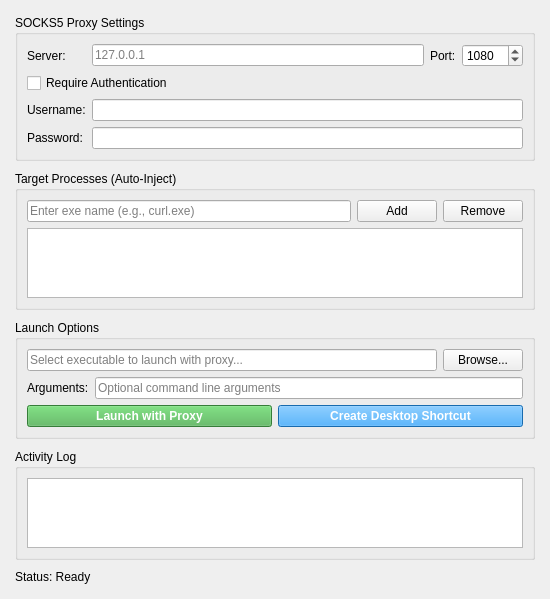
<?xml version="1.0" encoding="UTF-8"?>
<ui version="4.0">
 <class>MainWindow</class>
 <widget class="QMainWindow" name="MainWindow">
  <property name="geometry">
   <rect>
    <x>0</x>
    <y>0</y>
    <width>550</width>
    <height>500</height>
   </rect>
  </property>
  <property name="windowTitle">
   <string>OpenProxifier</string>
  </property>
  <widget class="QWidget" name="centralwidget">
   <layout class="QVBoxLayout" name="verticalLayout">
    <property name="margin">
     <number>15</number>
    </property>
    <property name="spacing">
     <number>10</number>
    </property>
    <item>
     <widget class="QGroupBox" name="proxyGroup">
      <property name="title">
       <string>SOCKS5 Proxy Settings</string>
      </property>
      <layout class="QFormLayout" name="formLayout">
       <item row="0" column="0">
        <widget class="QLabel" name="hostLabel">
         <property name="text">
          <string>Server:</string>
         </property>
        </widget>
       </item>
       <item row="0" column="1">
        <layout class="QHBoxLayout" name="hostLayout">
         <item>
          <widget class="QLineEdit" name="proxyHostEdit">
           <property name="placeholderText">
            <string>127.0.0.1</string>
           </property>
          </widget>
         </item>
         <item>
          <widget class="QLabel" name="portLabel">
           <property name="text">
            <string>Port:</string>
           </property>
          </widget>
         </item>
         <item>
          <widget class="QSpinBox" name="proxyPortSpin">
           <property name="minimum">
            <number>1</number>
           </property>
           <property name="maximum">
            <number>65535</number>
           </property>
           <property name="value">
            <number>1080</number>
           </property>
          </widget>
         </item>
        </layout>
       </item>
       <item row="1" column="0" colspan="2">
        <widget class="QCheckBox" name="authCheckBox">
         <property name="text">
          <string>Require Authentication</string>
         </property>
        </widget>
       </item>
       <item row="2" column="0">
        <widget class="QLabel" name="userLabel">
         <property name="text">
          <string>Username:</string>
         </property>
        </widget>
       </item>
       <item row="2" column="1">
        <widget class="QLineEdit" name="usernameEdit"/>
       </item>
       <item row="3" column="0">
        <widget class="QLabel" name="passLabel">
         <property name="text">
          <string>Password:</string>
         </property>
        </widget>
       </item>
       <item row="3" column="1">
        <widget class="QLineEdit" name="passwordEdit">
         <property name="echoMode">
          <enum>QLineEdit::Password</enum>
         </property>
        </widget>
       </item>
      </layout>
     </widget>
    </item>
    <item>
     <widget class="QGroupBox" name="targetGroup">
      <property name="title">
       <string>Target Processes (Auto-Inject)</string>
      </property>
      <layout class="QVBoxLayout" name="targetLayout">
       <item>
        <layout class="QHBoxLayout" name="addExeLayout">
         <item>
          <widget class="QLineEdit" name="exeNameEdit">
           <property name="placeholderText">
            <string>Enter exe name (e.g., curl.exe)</string>
           </property>
          </widget>
         </item>
         <item>
          <widget class="QPushButton" name="addExeButton">
           <property name="text">
            <string>Add</string>
           </property>
          </widget>
         </item>
         <item>
          <widget class="QPushButton" name="removeExeButton">
           <property name="text">
            <string>Remove</string>
           </property>
          </widget>
         </item>
        </layout>
       </item>
       <item>
        <widget class="QListWidget" name="exeListWidget">
         <property name="minimumHeight">
          <number>80</number>
         </property>
        </widget>
       </item>
      </layout>
     </widget>
    </item>
    <item>
     <widget class="QGroupBox" name="launchGroup">
      <property name="title">
       <string>Launch Options</string>
      </property>
      <layout class="QVBoxLayout" name="launchLayout">
       <item>
        <layout class="QHBoxLayout" name="exePathLayout">
         <item>
          <widget class="QLineEdit" name="exePathEdit">
           <property name="placeholderText">
            <string>Select executable to launch with proxy...</string>
           </property>
          </widget>
         </item>
         <item>
          <widget class="QPushButton" name="browseButton">
           <property name="text">
            <string>Browse...</string>
           </property>
          </widget>
         </item>
        </layout>
       </item>
       <item>
        <layout class="QHBoxLayout" name="argsLayout">
         <item>
          <widget class="QLabel" name="argsLabel">
           <property name="text">
            <string>Arguments:</string>
           </property>
          </widget>
         </item>
         <item>
          <widget class="QLineEdit" name="argsEdit">
           <property name="placeholderText">
            <string>Optional command line arguments</string>
           </property>
          </widget>
         </item>
        </layout>
       </item>
       <item>
        <layout class="QHBoxLayout" name="actionLayout">
         <item>
          <widget class="QPushButton" name="launchButton">
           <property name="text">
            <string>Launch with Proxy</string>
           </property>
           <property name="minimumHeight">
            <number>40</number>
           </property>
           <property name="toolTip">
            <string>Launch the selected program through SOCKS5 proxy</string>
           </property>
           <property name="styleSheet">
            <string>QPushButton { background-color: #4CAF50; color: white; font-weight: bold; }
QPushButton:hover { background-color: #45a049; }
QPushButton:disabled { background-color: #cccccc; }</string>
           </property>
          </widget>
         </item>
         <item>
          <widget class="QPushButton" name="createShortcutButton">
           <property name="text">
            <string>Create Desktop Shortcut</string>
           </property>
           <property name="minimumHeight">
            <number>40</number>
           </property>
           <property name="toolTip">
            <string>Create a desktop shortcut that launches this program through proxy</string>
           </property>
           <property name="styleSheet">
            <string>QPushButton { background-color: #2196F3; color: white; font-weight: bold; }
QPushButton:hover { background-color: #1976D2; }
QPushButton:disabled { background-color: #cccccc; }</string>
           </property>
          </widget>
         </item>
        </layout>
       </item>
      </layout>
     </widget>
    </item>
    <item>
     <widget class="QGroupBox" name="logGroup">
      <property name="title">
       <string>Activity Log</string>
      </property>
      <layout class="QVBoxLayout" name="logLayout">
       <item>
        <widget class="QTextEdit" name="logTextEdit">
         <property name="readOnly">
          <bool>true</bool>
         </property>
         <property name="minimumHeight">
          <number>100</number>
         </property>
        </widget>
       </item>
      </layout>
     </widget>
    </item>
    <item>
     <widget class="QLabel" name="statusLabel">
      <property name="text">
       <string>Status: Ready</string>
      </property>
     </widget>
    </item>
   </layout>
  </widget>
 </widget>
 <resources/>
 <connections/>
</ui>
